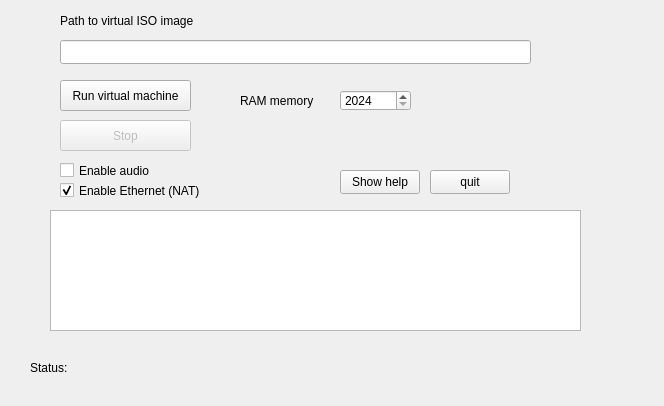
<?xml version="1.0" encoding="UTF-8"?>
<ui version="4.0">
 <class>MainWindow</class>
 <widget class="QMainWindow" name="MainWindow">
  <property name="geometry">
   <rect>
    <x>0</x>
    <y>0</y>
    <width>664</width>
    <height>406</height>
   </rect>
  </property>
  <property name="windowTitle">
   <string>QEMU VM Launcher</string>
  </property>
  <widget class="QWidget" name="centralwidget">
   <widget class="QPushButton" name="btn_run">
    <property name="geometry">
     <rect>
      <x>60</x>
      <y>80</y>
      <width>131</width>
      <height>31</height>
     </rect>
    </property>
    <property name="toolTip">
     <string>Run virtual machine disk image ISO file.</string>
    </property>
    <property name="whatsThis">
     <string>Button for running virtual machine.</string>
    </property>
    <property name="text">
     <string>Run virtual machine</string>
    </property>
    <property name="flat">
     <bool>false</bool>
    </property>
   </widget>
   <widget class="QLineEdit" name="entry_disk_path">
    <property name="geometry">
     <rect>
      <x>60</x>
      <y>40</y>
      <width>471</width>
      <height>24</height>
     </rect>
    </property>
   </widget>
   <widget class="QLabel" name="label">
    <property name="geometry">
     <rect>
      <x>60</x>
      <y>10</y>
      <width>171</width>
      <height>21</height>
     </rect>
    </property>
    <property name="text">
     <string>Path to virtual ISO image</string>
    </property>
   </widget>
   <widget class="QSpinBox" name="spin_memory">
    <property name="geometry">
     <rect>
      <x>340</x>
      <y>90</y>
      <width>71</width>
      <height>21</height>
     </rect>
    </property>
    <property name="minimum">
     <number>2024</number>
    </property>
    <property name="maximum">
     <number>640000</number>
    </property>
   </widget>
   <widget class="QLabel" name="label_2">
    <property name="geometry">
     <rect>
      <x>240</x>
      <y>90</y>
      <width>91</width>
      <height>21</height>
     </rect>
    </property>
    <property name="text">
     <string>RAM memory</string>
    </property>
   </widget>
   <widget class="QCheckBox" name="enable_audio">
    <property name="geometry">
     <rect>
      <x>60</x>
      <y>160</y>
      <width>121</width>
      <height>21</height>
     </rect>
    </property>
    <property name="text">
     <string>Enable audio</string>
    </property>
   </widget>
   <widget class="QTextEdit" name="display">
    <property name="geometry">
     <rect>
      <x>50</x>
      <y>210</y>
      <width>531</width>
      <height>121</height>
     </rect>
    </property>
   </widget>
   <widget class="QPushButton" name="btn_quit_app">
    <property name="geometry">
     <rect>
      <x>430</x>
      <y>170</y>
      <width>80</width>
      <height>24</height>
     </rect>
    </property>
    <property name="text">
     <string>quit</string>
    </property>
   </widget>
   <widget class="QPushButton" name="btn_show_help">
    <property name="geometry">
     <rect>
      <x>340</x>
      <y>170</y>
      <width>80</width>
      <height>24</height>
     </rect>
    </property>
    <property name="text">
     <string>Show help</string>
    </property>
   </widget>
   <widget class="QPushButton" name="btn_stop">
    <property name="enabled">
     <bool>false</bool>
    </property>
    <property name="geometry">
     <rect>
      <x>60</x>
      <y>120</y>
      <width>131</width>
      <height>31</height>
     </rect>
    </property>
    <property name="text">
     <string>Stop</string>
    </property>
    <property name="checkable">
     <bool>true</bool>
    </property>
   </widget>
   <widget class="QCheckBox" name="enable_ethernet">
    <property name="geometry">
     <rect>
      <x>60</x>
      <y>180</y>
      <width>161</width>
      <height>21</height>
     </rect>
    </property>
    <property name="text">
     <string>Enable Ethernet (NAT)</string>
    </property>
    <property name="checked">
     <bool>true</bool>
    </property>
   </widget>
   <widget class="QLabel" name="label_3">
    <property name="geometry">
     <rect>
      <x>30</x>
      <y>360</y>
      <width>51</width>
      <height>16</height>
     </rect>
    </property>
    <property name="text">
     <string>Status:</string>
    </property>
   </widget>
   <widget class="QLabel" name="label_statusbar">
    <property name="geometry">
     <rect>
      <x>80</x>
      <y>360</y>
      <width>561</width>
      <height>16</height>
     </rect>
    </property>
    <property name="toolTip">
     <string>Application status bar.</string>
    </property>
    <property name="text">
     <string/>
    </property>
   </widget>
  </widget>
  <widget class="QMenuBar" name="menuBar">
   <property name="geometry">
    <rect>
     <x>0</x>
     <y>0</y>
     <width>664</width>
     <height>21</height>
    </rect>
   </property>
  </widget>
 </widget>
 <resources/>
 <connections/>
</ui>
